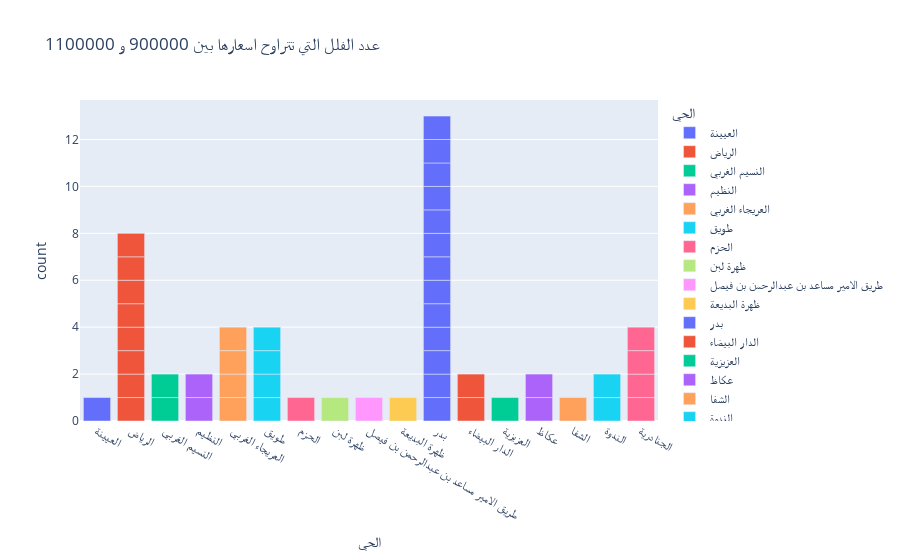

This figure's notebook cell:
### Code cell
fig = px.bar(
            new_villa,
            x='الحي',
            color = "الحي",
            title='عدد الفلل التي تتراوح اسعارها بين 900000 و 1100000',
            labels={'الحي': 'الحي', 'السعر الاجمالي': 'السعر الإجمالي'}
        )
fig.show()

### Figure 1 — Plotly figure (JSON) as saved in the notebook; plotly's stock layout.template omitted (floating-point values rounded to 4 significant figures)
{"data": [{"hovertemplate": "الحي=%{x}<br>count=%{y}<extra></extra>", "legendgroup": "العيينة", "marker": {"color": "#636efa", "pattern": {"shape": ""}}, "name": "العيينة", "orientation": "v", "showlegend": true, "textposition": "auto", "type": "bar", "x": ["العيينة"], "xaxis": "x", "y": [1], "yaxis": "y"}, {"hovertemplate": "الحي=%{x}<br>count=%{y}<extra></extra>", "legendgroup": "الرياض", "marker": {"color": "#EF553B", "pattern": {"shape": ""}}, "name": "الرياض", "orientation": "v", "showlegend": true, "textposition": "auto", "type": "bar", "x": ["الرياض", "الرياض", "الرياض", "الرياض", "الرياض", "الرياض", "الرياض", "الرياض"], "xaxis": "x", "y": [1, 1, 1, 1, 1, 1, 1, 1], "yaxis": "y"}, {"hovertemplate": "الحي=%{x}<br>count=%{y}<extra></extra>", "legendgroup": "النسيم الغربي", "marker": {"color": "#00cc96", "pattern": {"shape": ""}}, "name": "النسيم الغربي", "orientation": "v", "showlegend": true, "textposition": "auto", "type": "bar", "x": ["النسيم الغربي", "النسيم الغربي"], "xaxis": "x", "y": [1, 1], "yaxis": "y"}, {"hovertemplate": "الحي=%{x}<br>count=%{y}<extra></extra>", "legendgroup": "النظيم", "marker": {"color": "#ab63fa", "pattern": {"shape": ""}}, "name": "النظيم", "orientation": "v", "showlegend": true, "textposition": "auto", "type": "bar", "x": ["النظيم", "النظيم"], "xaxis": "x", "y": [1, 1], "yaxis": "y"}, {"hovertemplate": "الحي=%{x}<br>count=%{y}<extra></extra>", "legendgroup": "العريجاء الغربي", "marker": {"color": "#FFA15A", "pattern": {"shape": ""}}, "name": "العريجاء الغربي", "orientation": "v", "showlegend": true, "textposition": "auto", "type": "bar", "x": ["العريجاء الغربي", "العريجاء الغربي", "العريجاء الغربي", "العريجاء الغربي"], "xaxis": "x", "y": [1, 1, 1, 1], "yaxis": "y"}, {"hovertemplate": "الحي=%{x}<br>count=%{y}<extra></extra>", "legendgroup": "طويق", "marker": {"color": "#19d3f3", "pattern": {"shape": ""}}, "name": "طويق", "orientation": "v", "showlegend": true, "textposition": "auto", "type": "bar", "x": ["طويق", "طويق", "طويق", "طويق"], "xaxis": "x", "y": [1, 1, 1, 1], "yaxis": "y"}, {"hovertemplate": "الحي=%{x}<br>count=%{y}<extra></extra>", "legendgroup": "الحزم", "marker": {"color": "#FF6692", "pattern": {"shape": ""}}, "name": "الحزم", "orientation": "v", "showlegend": true, "textposition": "auto", "type": "bar", "x": ["الحزم"], "xaxis": "x", "y": [1], "yaxis": "y"}, {"hovertemplate": "الحي=%{x}<br>count=%{y}<extra></extra>", "legendgroup": "ظهرة لبن", "marker": {"color": "#B6E880", "pattern": {"shape": ""}}, "name": "ظهرة لبن", "orientation": "v", "showlegend": true, "textposition": "auto", "type": "bar", "x": ["ظهرة لبن"], "xaxis": "x", "y": [1], "yaxis": "y"}, {"hovertemplate": "الحي=%{x}<br>count=%{y}<extra></extra>", "legendgroup": "طريق الامير مساعد بن عبدالرحمن بن فيصل", "marker": {"color": "#FF97FF", "pattern": {"shape": ""}}, "name": "طريق الامير مساعد بن عبدالرحمن بن فيصل", "orientation": "v", "showlegend": true, "textposition": "auto", "type": "bar", "x": ["طريق الامير مساعد بن عبدالرحمن بن فيصل"], "xaxis": "x", "y": [1], "yaxis": "y"}, {"hovertemplate": "الحي=%{x}<br>count=%{y}<extra></extra>", "legendgroup": "ظهرة البديعة", "marker": {"color": "#FECB52", "pattern": {"shape": ""}}, "name": "ظهرة البديعة", "orientation": "v", "showlegend": true, "textposition": "auto", "type": "bar", "x": ["ظهرة البديعة"], "xaxis": "x", "y": [1], "yaxis": "y"}, {"hovertemplate": "الحي=%{x}<br>count=%{y}<extra></extra>", "legendgroup": "بدر", "marker": {"color": "#636efa", "pattern": {"shape": ""}}, "name": "بدر", "orientation": "v", "showlegend": true, "textposition": "auto", "type": "bar", "x": ["بدر", "بدر", "بدر", "بدر", "بدر", "بدر", "بدر", "بدر", "بدر", "بدر", "بدر", "بدر", "بدر"], "xaxis": "x", "y": [1, 1, 1, 1, 1, 1, 1, 1, 1, 1, 1, 1, 1], "yaxis": "y"}, {"hovertemplate": "الحي=%{x}<br>count=%{y}<extra></extra>", "legendgroup": "الدار البيضاء", "marker": {"color": "#EF553B", "pattern": {"shape": ""}}, "name": "الدار البيضاء", "orientation": "v", "showlegend": true, "textposition": "auto", "type": "bar", "x": ["الدار البيضاء", "الدار البيضاء"], "xaxis": "x", "y": [1, 1], "yaxis": "y"}, {"hovertemplate": "الحي=%{x}<br>count=%{y}<extra></extra>", "legendgroup": "العزيزية", "marker": {"color": "#00cc96", "pattern": {"shape": ""}}, "name": "العزيزية", "orientation": "v", "showlegend": true, "textposition": "auto", "type": "bar", "x": ["العزيزية"], "xaxis": "x", "y": [1], "yaxis": "y"}, {"hovertemplate": "الحي=%{x}<br>count=%{y}<extra></extra>", "legendgroup": "عكاظ", "marker": {"color": "#ab63fa", "pattern": {"shape": ""}}, "name": "عكاظ", "orientation": "v", "showlegend": true, "textposition": "auto", "type": "bar", "x": ["عكاظ", "عكاظ"], "xaxis": "x", "y": [1, 1], "yaxis": "y"}, {"hovertemplate": "الحي=%{x}<br>count=%{y}<extra></extra>", "legendgroup": "الشفا", "marker": {"color": "#FFA15A", "pattern": {"shape": ""}}, "name": "الشفا", "orientation": "v", "showlegend": true, "textposition": "auto", "type": "bar", "x": ["الشفا"], "xaxis": "x", "y": [1], "yaxis": "y"}, {"hovertemplate": "الحي=%{x}<br>count=%{y}<extra></extra>", "legendgroup": "الندوة", "marker": {"color": "#19d3f3", "pattern": {"shape": ""}}, "name": "الندوة", "orientation": "v", "showlegend": true, "textposition": "auto", "type": "bar", "x": ["الندوة", "الندوة"], "xaxis": "x", "y": [1, 1], "yaxis": "y"}, {"hovertemplate": "الحي=%{x}<br>count=%{y}<extra></extra>", "legendgroup": "الجنادرية", "marker": {"color": "#FF6692", "pattern": {"shape": ""}}, "name": "الجنادرية", "orientation": "v", "showlegend": true, "textposition": "auto", "type": "bar", "x": ["الجنادرية", "الجنادرية", "الجنادرية", "الجنادرية"], "xaxis": "x", "y": [1, 1, 1, 1], "yaxis": "y"}], "layout": {"barmode": "relative", "legend": {"title": {"text": "الحي"}, "tracegroupgap": 0}, "title": {"text": "عدد الفلل التي تتراوح اسعارها بين 900000 و 1100000"}, "xaxis": {"anchor": "y", "categoryarray": ["العيينة", "الرياض", "النسيم الغربي", "النظيم", "العريجاء الغربي", "طويق", "الحزم", "ظهرة لبن", "طريق الامير مساعد بن عبدالرحمن بن فيصل", "ظهرة البديعة", "بدر", "الدار البيضاء", "العزيزية", "عكاظ", "الشفا", "الندوة", "الجنادرية"], "categoryorder": "array", "domain": [0, 1], "title": {"text": "الحي"}}, "yaxis": {"anchor": "x", "domain": [0, 1], "title": {"text": "count"}}}}
